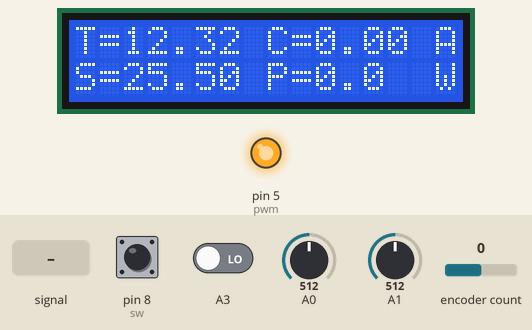
Bench run of a sketch on a simulated Arduino Uno, built with avr-gcc and run on an emulated ATmega328P. Parts: 16×2 character LCD, output pins drawn as LEDs (lit = HIGH). The inputs (shaded band) are chosen by the test bench; at power-on: encoder count 0, A0 = 512, A1 = 512, pin 8 (sw) HIGH, A3 LOW.

Above: at 1.3 s.
1.4 s: A0 fed a 2 Hz sine of ±306 counts around its level
At 1.98 s:
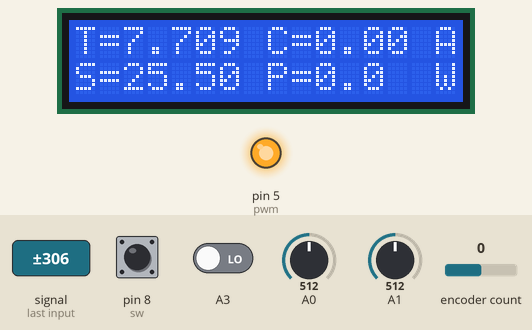
4.4 s: encoder count set to 1
At 4.86 s:
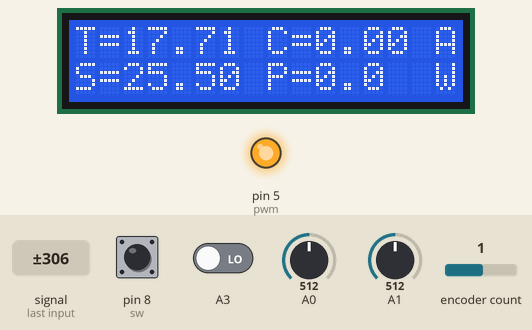
5.9 s: encoder count set to 0
At 6.3 s:
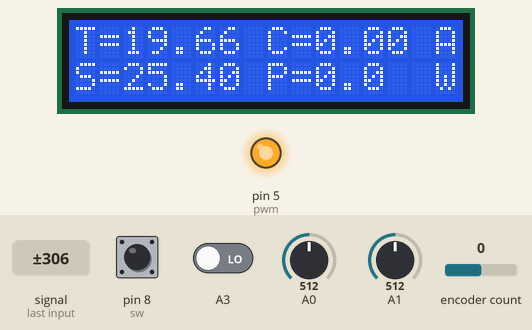
8.1 s: A0 set to 716
At 8.8 s:
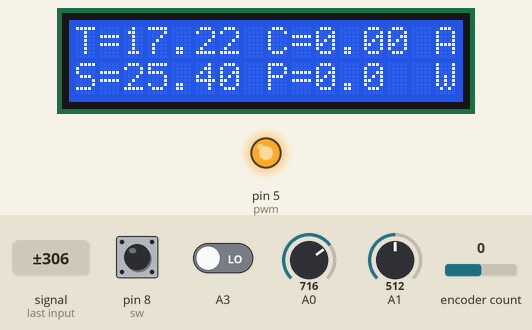
9.8 s: A1 set to 716
At 11.0 s:
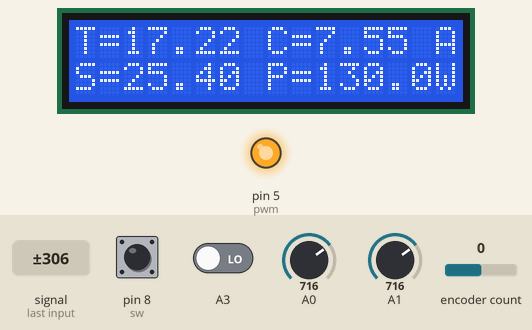
11.5 s: encoder count set to 4
At 12.9 s:
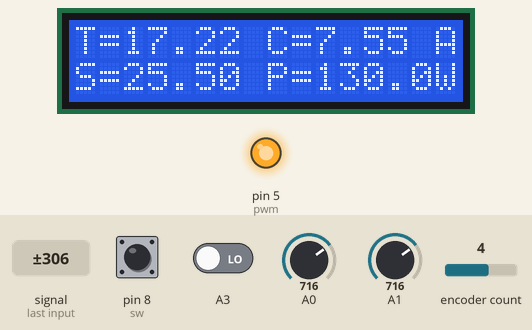
Timing chart, 0 to 14.5 s (numbered marks = the images above; inputs shaded):
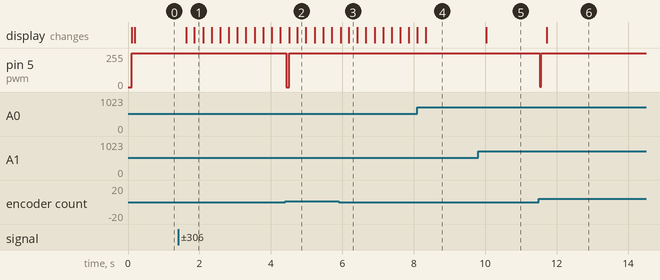

The sketch:

FontVar5.1.ino
```cpp
#include <Wire.h>
#include <EEPROM.h>
#include <RotaryEncoder.h>
#include <LiquidCrystal_I2C.h>

float tensaoA0;

#define AMOSTRAS 100

LiquidCrystal_I2C lcd(0x3F,16,2);

float vin = 0.0;
float R1 = 30000.0;
float R2 = 7640.0;
int mVperAmp = 132;
int ACSoffset = 2500;
double Voltage = 0;
double Amps = 0;
int lcdr = 5;

RotaryEncoder encoder(A2, A3);

int address = 0;
int valor = 0;
int newPos = 0;
const int sw = 8;
const int pwm = 5;

void setup()
{
  pinMode(sw, INPUT);
  pinMode(pwm, OUTPUT);
  TCCR0B = TCCR0B & B11111000 | B00000001;    // set timer 0 divisor to 1 for PWM frequency of 62500.00 Hz
  lcd.init();
  lcd.clear();
  lcd.backlight();
  lcd.setCursor(0, 0);
  lcd.print("CassioKF  V1.0");
  lcd.setCursor(0, 1);
  lcd.print("Iniciando...");
  delay(1000);
  lcd.clear();
  encoder.setPosition(EEPROM.read(address));

  // You may have to modify the next 2 lines if using other pins than A2 and A3
  PCICR |= (1 << PCIE1);    // This enables Pin Change Interrupt 1 that covers the Analog input pins or Port C.
  PCMSK1 |= (1 << PCINT10) | (1 << PCINT11);  // This enables the interrupt for pin 2 and 3 of Port C.
} // setup()

// The Interrupt Service Routine for Pin Change Interrupt 1
// This routine will only be called on any signal change on A2 and A3: exactly where we need to check.
ISR(PCINT1_vect) {
  encoder.tick(); // just call tick() to check the state.
}

float lePorta(uint8_t portaAnalogica) {
  float total=0;
  for (int i=0; i<AMOSTRAS; i++) {
    total += 1.0 * analogRead(portaAnalogica);
    delay(5);
  }
  return total / (float)AMOSTRAS;
}

void loop()
{
  static int pos = 0;

  int newPos = encoder.getPosition();
  float set = (newPos / 10.0);
  if (pos != newPos) {
    pos = newPos;
    analogWrite(pwm, newPos);
  } // if

  if (newPos > 255){
      newPos = 255;
      encoder.setPosition(255);
    }
  if (newPos < 0){
      newPos = 0;
      encoder.setPosition(0);
    }

  valor = digitalRead(sw);

  tensaoA0 = (lePorta(A0) * 5.0) / 1024.0;
  vin = tensaoA0 / (R2/(R1+R2));

  Voltage = (lePorta(A1) * 5000.0) / 1024.0;
  Amps = ((Voltage - ACSoffset) / mVperAmp);

  if (Amps <= 0){
    Amps =0;
  }

  float potencia = (vin * Amps);

  if (potencia <= 0){
    potencia =0;
  }

  if (valor != 1)
  {
    EEPROM.update(address, encoder.getPosition());

    while (digitalRead(sw) == 0)
      delay(10);
  }

  if(lcdr < 5){
    lcdr++;
  }
  if(lcdr >= 5){

    if (EEPROM.read(address) == newPos){
      lcd.setCursor(6, 1);
      lcd.print("s");
    }
    if (EEPROM.read(address) != newPos){
      lcd.setCursor(6, 1);
      lcd.print(" ");
    }
    lcd.setCursor(0, 0);
    lcd.print("T=");
    lcd.setCursor(2, 0);
    lcd.print(vin,2);
    //lcd.print("V");
    lcd.setCursor(8, 0);
    lcd.print("C=");
    lcd.setCursor(10, 0);
    lcd.print(Amps,2);
    lcd.setCursor(15, 0);
    lcd.print("A");
    lcd.setCursor(0, 1);
    lcd.print("S=");
    lcd.setCursor(2, 1);
    lcd.print(set);

    lcd.setCursor(8, 1);
    lcd.print("P=");
    lcd.setCursor(10, 1);
    lcd.print(potencia,1);
    lcd.setCursor(15, 1);
    lcd.print("W");
    lcdr = 0;
  }
} // loop ()

// The End
```

Measured:
- after the input at 1.4 s, the display: first changes after 0.23 s (image 1 shows a later state)
- after the input at 4.4 s, pin 5 (pwm): 255/255 → 0/255 at once, → 255/255 0.08 s later
- after the input at 5.9 s, pin 5 (pwm): 255/255 → 254/255 after 0.05 s
- after the input at 9.8 s, the display: changes after 0.23 s (image 5)
- after the input at 11.5 s, pin 5 (pwm): 254/255 → 255/255 at once; the display: changes after 0.22 s (image 6)
